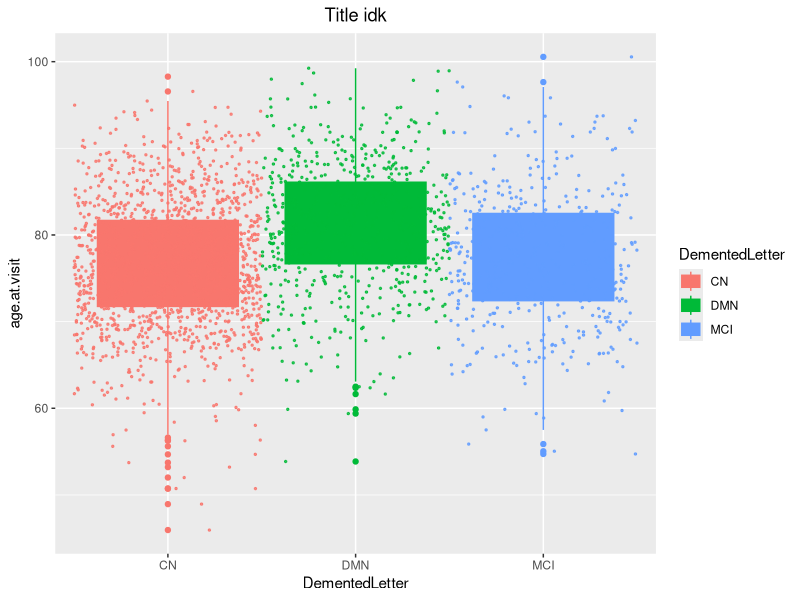

The R source for this figure: (Note: this script raises an error after producing the figure.)
library(tidyverse)
library(readxl)
library(ggplot2)
library(dplyr)

df <- read_excel("DEMENTED_ClinDia2.xlsx")

mean.age = mean(df$age.at.visit)
sd.age = sd(df$age.at.visit)

print(paste("MEAN AGE: ", mean.age))
print(paste("SD AGE: ", sd.age))

df$DementedLetter <- rep(0, nrow(df))

num.CN <- 0
num.MCI <- 0
num.DMN <- 0

for(i in 1:nrow(df)){
  if(df$DEMENTED[i] == 3){
    df$DementedLetter[i] <- "CN"
    num.CN <- num.CN + 1
  }
  if(df$DEMENTED[i] == 0){
    df$DementedLetter[i] <- "MCI"
    num.MCI <- num.MCI + 1
  }
  if(df$DEMENTED[i] == 1){
    df$DementedLetter[i] <- "DMN"
    num.DMN <- num.DMN + 1
  }
}

print(paste(num.CN, " are CN"))
print(paste(num.MCI, " are MCI"))
print(paste(num.DMN, " are DMN"))

ggplot(df, aes(x=DementedLetter, y=age.at.visit, fill=DementedLetter)) +
  geom_boxplot(aes(color = DementedLetter)) +
  geom_jitter(aes(color = DementedLetter), width = 0.5, size = 0.5, alpha = 0.8) +
  labs(title = "Title idk") +
  theme(plot.title = element_text(hjust = 0.5))
  
num.patients <- 1
cur.id <- df$OASISID[1]

for(i in 1:nrow(df)){
  if(df$OASISID[i] != cur.id){
    cur.id = df$OASISID[i]
    num.patients <- num.patients + 1
  }
}

print(paste("There are ", num.patients, " patients"))

#data frame to compare
CN <- c("CN", "MCI", "DMN")
MCI <- c("MCI", "DMN", "")
DMN <- c("DMN", "", "")

valid <- data.frame(CN, MCI, DMN)
#-----------------------------------
#sorting
cur.id <- df$OASISID[1]
lo <- 1

for(i in 1:nrow(df)){
  if(df$OASISID[i] != cur.id){
    hi <- i - 1
    df[lo:hi, ] <- df[lo:hi,][order(df[lo:hi,"age.at.visit"]),]
    cur.id = df$OASISID[i]
    lo = i
  }
}

#---------------------------------
#fixing progression

cur.id <- df$OASISID[1]
greatest.demented.letter <- df$DementedLetter[1]

for(i in 1:nrow(df)){
  id <- df$OASISID[i]
  if(id != cur.id){
    greatest.demented.letter <- df$DementedLetter[i]
    cur.id <- id
  }
  if(df$DementedLetter[i] %in% get(greatest.demented.letter, valid)) { 
    greatest.demented.letter <- df$DementedLetter[i]
  }
  else{
    df$DementedLetter[i] <- greatest.demented.letter
  }
}
view(df)
#------------------------------------------
#dataframe that calculates duration of each stage

duration <- data.frame(matrix(ncol = 5, nrow = num.patients))
colnames(duration) <- c('OASISID', 'age.at.visit', 'CN', 'MCI', 'DMN')

cur.id <- df$OASISID[1]
cur.letter <- df$DementedLetter[1]
original.age <- df$age.at.visit[1]

cur.row <- 1

duration$OASISID[cur.row] <- cur.id
duration$age.at.visit[cur.row] <- original.age

for(i in 1:nrow(df)){
  id <- df$OASISID[i]
  age <- df$age.at.visit[i]
  letter <- df$DementedLetter[i]
  years <- df$years_to_Visit[i]
  if(letter != cur.letter | id != cur.id){
    if(cur.letter == 'CN'){
      duration$CN[cur.row] <- round(df$age.at.visit[i - 1] - original.age + 1, 0)
    }
    if(cur.letter == 'MCI'){
      duration$MCI[cur.row] <- round(df$age.at.visit[i - 1] - original.age + 1, 0)
    }
    if(cur.letter == 'DMN'){
      duration$DMN[cur.row] <- round(df$age.at.visit[i - 1] - original.age + 1, 0)
    }
    original.age <- age
    cur.letter <- letter
  }
  if(id != cur.id){
    cur.row <- cur.row + 1
    cur.id <- id
    duration$OASISID[cur.row] <- cur.id
    duration$age.at.visit[cur.row] <- age
  }
}

view(duration)
#---------------------------------------------
#final summary
summary <- data.frame(matrix(ncol = 7, nrow = 5))
colnames(summary) <- c('progression', 'patients', 'percentage', 'average duration', 'duration sd', 'average age', 'age sd')
summary$progression[1] <- 'CN-DMN'
summary$progression[2] <- 'CN-MCI'
summary$progression[3] <- 'MCI-DMN'
summary$progression[4] <- 'CN-MCI-DMN'
summary$progression[5] <- 'Total'

for(i in 1:nrow(duration)){
  if(!is.na(duration$CN[i]) & is.na(duration$MCI[i]) & !is.na(duration$DMN[i])){
    if(is.na(summary$patients[1])){
      summary$patients[1] <- 0
    }
    summary$patients[1] <- summary$patients[1] + 1
  }
  if(!is.na(duration$CN[i]) & !is.na(duration$MCI[i]) & is.na(duration$DMN[i])){
    if(is.na(summary$patients[2])){
      summary$patients[2] <- 0
    }
    summary$patients[2] <- summary$patients[2] + 1
  }
  if(is.na(duration$CN[i]) & !is.na(duration$MCI[i]) & !is.na(duration$DMN[i])){
    if(is.na(summary$patients[3])){
      summary$patients[3] <- 0
    }
    summary$patients[3] <- summary$patients[3] + 1
  }
  if(!is.na(duration$CN[i]) & !is.na(duration$MCI[i]) & !is.na(duration$DMN[i])){
    if(is.na(summary$patients[4])){
      summary$patients[4] <- 0
    }
    summary$patients[4] <- summary$patients[4] + 1
  }
}
summary$patients[5] <- summary$patients[1] + summary$patients[2] + summary$patients[3] + summary$patients[4]
summary$percentage[1] <- round(summary$patients[1]/summary$patients[5] * 100, 1)
summary$percentage[2] <- round(summary$patients[2]/summary$patients[5] * 100, 1)
summary$percentage[3] <- round(summary$patients[3]/summary$patients[5] * 100, 1)
summary$percentage[4] <- round(summary$patients[4]/summary$patients[5] * 100, 1)
view(summary)


